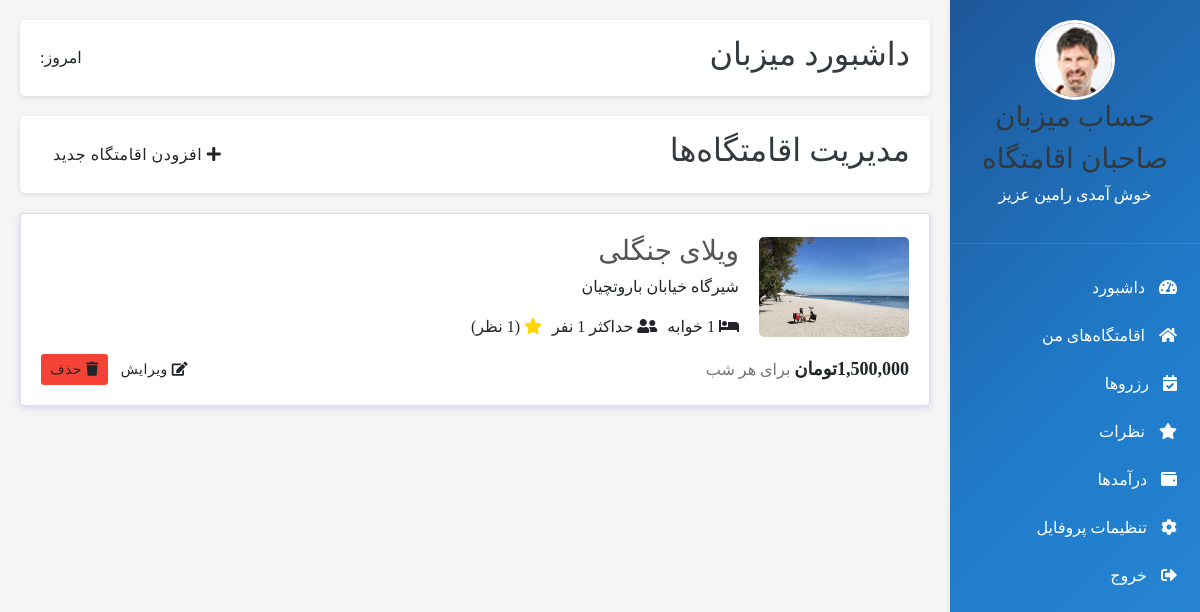
/admin-panel/eghamat_list_dashboard/ (signed in), run on an earlier commit of the app's database.
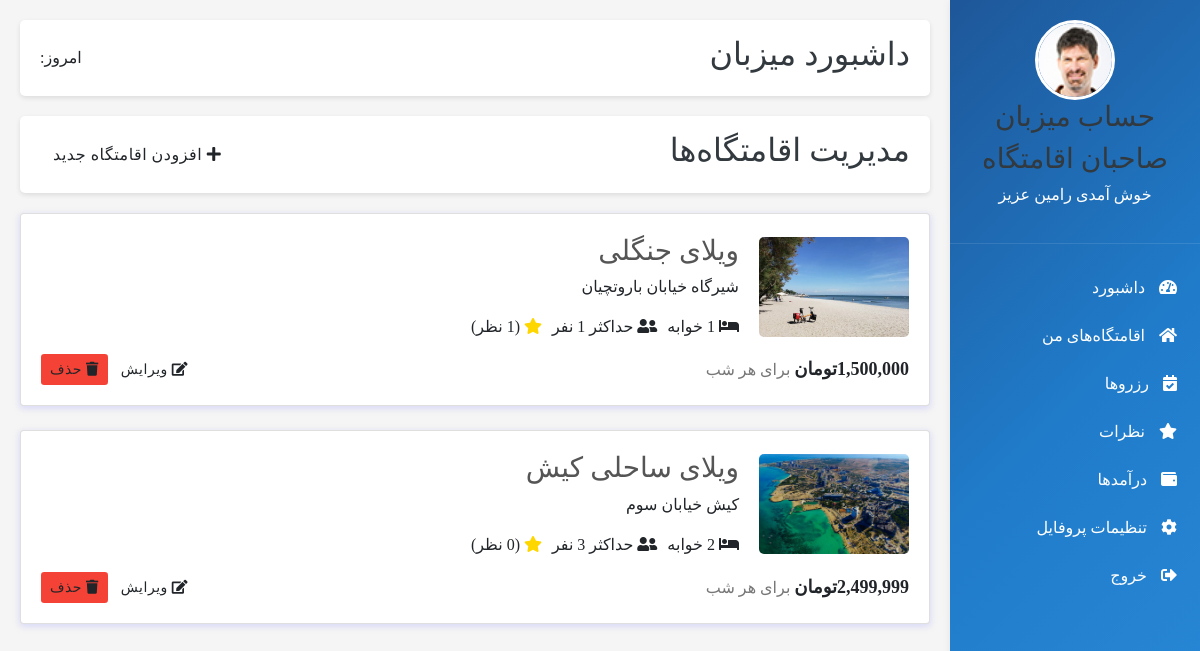
And on a later commit of the database.
### eghamatgah/models.py (models this page shows, shortened)
class Eghamatgah(models.Model):
    type = (
        ('villa', 'ویلا'),
        ('aparteman', 'آپارتمان'),
        ('khanebagh', 'خانه باغ'),
        ('kolbe', 'کلبه'),
    )
    Ecategory = models.ManyToManyField(Eghamatgah_Category, blank=True, related_name='categories', verbose_name='دسته بندی')
    seller = models.ForeignKey(Seller,on_delete=models.CASCADE, related_name='seller', verbose_name='فروشنده')
    title = models.CharField(max_length=100, verbose_name='عنوان اقامتگاه')
    eghamat_type= models.CharField(max_length=100, choices=type, verbose_name='نوع اقامتگاه')
    ostan = models.CharField(max_length=20, verbose_name='استان')
    shahr = models.CharField(max_length=20, verbose_name='شهر')
    address = models.CharField(max_length=300, verbose_name='آدرس کامل')
    tedad_otagh = models.PositiveIntegerField(null=True, verbose_name='تعداد اتاق')
    metrazh = models.PositiveIntegerField(null=True, verbose_name='متراژ')
    zarfiat = models.PositiveIntegerField(null=True, verbose_name='ظرفیت')
    zarfiat_extra = models.DecimalField(max_digits=10,decimal_places=2, default=0, verbose_name='تعداد نفرات اضافه')
    gheymat_har_shab = models.IntegerField(null=True, verbose_name='قیمت هر شب')
    time_voroud = models.TimeField(null=True, verbose_name='تایم ورود')
    time_khorouj = models.TimeField(null=True, verbose_name='تایم خروج')
    description = models.CharField(max_length=200, verbose_name='توضیحات تکمیلی')
    wifi = models.BooleanField(default=False, verbose_name='اینترنت وای فای')
    parking = models.BooleanField(default=False, verbose_name='پارکینگ')
    pool = models.BooleanField(default=False, verbose_name='استخر')
    kitchen = models.BooleanField(default=False, verbose_name='آشپزخانه')
    tv = models.BooleanField(default=False, verbose_name='تلویزیون')
    image = models.ImageField(upload_to='media',default='', verbose_name='تصویر1')
    image2 = models.ImageField(upload_to='media',default='', verbose_name='تصویر2')
    image3 = models.ImageField(upload_to='media',default='', verbose_name='تصویر3')
    image4 = models.ImageField(upload_to='media',default='', verbose_name='تصویر4')
    image5 = models.ImageField(upload_to='media',default='', verbose_name='تصویر5')
    video = models.FileField(
        upload_to='videos',
        null=True,
        blank=True,
        validators=[FileExtensionValidator(allowed_extensions=['mp4', 'mov', 'avi'])],
        verbose_name='ویدیو'
    )
    aparat_video_id = models.CharField(max_length=100, null=True, blank=True)
    created_at = models.DateTimeField(auto_now_add=True)
    class Meta:
        verbose_name = 'مشخصات اقامتگاه'
        verbose_name_plural = 'مشخصات اقامتگاه ها'

### seller_admin_panel/views.py (the view)
@method_decorator(permission_checker_decorator_factory({'permission': 'eghamat_list'}), name='dispatch')
class EghamatgahList(ListView):
    model = Eghamatgah
    paginate_by = 12
    template_name = 'eghamatgah/eghamat_list_dashboard.html'
    def get_context_data(self, *args, **kwargs):
        context = super(EghamatgahList, self).get_context_data(*args, **kwargs)
        for eghamat in context['object_list']:
            eghamat.comment_count = eghamat.eghamatcomment_set.count()
        return context
    def get_queryset(self):
        query = super(EghamatgahList, self).get_queryset()
        return query

### polls/templatetags/poll_extras.py (called while the page is built)
@register.filter(name='three_digits_currency')
def three_digits_currency(value:int):
    return '{:,}'.format(value) + 'تومان'

@register.simple_tag
def today_jalali():
    return JalaliDate.today().strftime('%Y/%m/%d')

### utils/my_decoretors.py (called while the page is built)
def permission_checker_decorator_factory(data=None):
    def permission_checker_decorator(func):
        def wrapper(request: HttpRequest, *args, **kwargs):
            print(data)
            if request.user.is_authenticated and request.user.is_superuser:
                return func(request, *args, **kwargs)
            else:
                return redirect(reverse('login_page'))
        return wrapper
    return permission_checker_decorator

### seller_admin_panel/templates/eghamatgah/eghamat_list_dashboard.html (shortened to what this page needs)
{% extends 'base/seller_dashboard.html' %}
{% load static %}
{% load poll_extras %}
{% block admin_content %}
        <div class="dashboard-header">
            <h2>داشبورد میزبان</h2>
            <div>
                <span>امروز: {% today_jalali %}</span>
            </div>
        </div>
        <div>
            <div class="dashboard-header">
                <h2>مدیریت اقامتگاه‌ها</h2>
                <a href="{% url 'add_eghamat' %}" class="btn"><i class="fas fa-plus"></i> افزودن اقامتگاه جدید</a>
            </div>
            <div class="property-list">
                {% for eghamat in object_list %}
                <div class="card">
                    <div style="display: flex; align-items: center; gap: 20px;">
                        <img src="{{ eghamat.image.url }}" alt="{{ eghamat.title}}" style="width: 150px; height: 100px; border-radius: 5px; object-fit: cover;">
                        <div>
                            <h3>{{ eghamat.title}}</h3>
                            <p>{{ eghamat.address}}</p>
                            <div style="display: flex; gap: 10px; margin-top: 10px;">
                                <span><i class="fas fa-bed"></i> {{eghamat.tedad_otagh}} خوابه</span>
                                <span><i class="fas fa-user-friends"></i> حداکثر {{eghamat.zarfiat}} نفر</span>
                                <span><i class="fas fa-star" style="color: gold;"></i>  ({{eghamat.comment_count}} نظر)</span>
                            </div>
                        </div>
                    </div>
                    <div style="margin-top: 15px; display: flex; justify-content: space-between; align-items: center;">
                        <div>
                            <span style="font-weight: bold; font-size: 18px;">{{eghamat.gheymat_har_shab|three_digits_currency}}</span> <span style="color: #777;">برای هر شب</span>
                        </div>
                        <div>
                            <a href="{% url 'update_eghamat' pk=eghamat.id %}" class="btn btn-sm"><i class="fas fa-edit"></i> ویرایش</a>
                        <form method="post" action="{% url 'delete_eghamat' pk=eghamat.id %}" style="display:inline;" onsubmit="return confirm('آیا مطمئن هستید که می‌خواهید این اقامتگاه را حذف کنید؟');">
                            <button type="submit" class="btn btn-sm" style="background: #f44336;">
                                <i class="fas fa-trash"></i> حذف
                            </button>
                        </form>
                        </div>
                    </div>
                </div>
                {% endfor %}
            </div>
        </div>
{% endblock %}

What changed in the data, as far as the page shows it:
added Eghamatgah: image (picture), title "ویلای ساحلی کیش", address "کیش خیابان سوم", tedad_otagh "2", gheymat_har_shab|three_digits_currency "2,499,999تومان"
